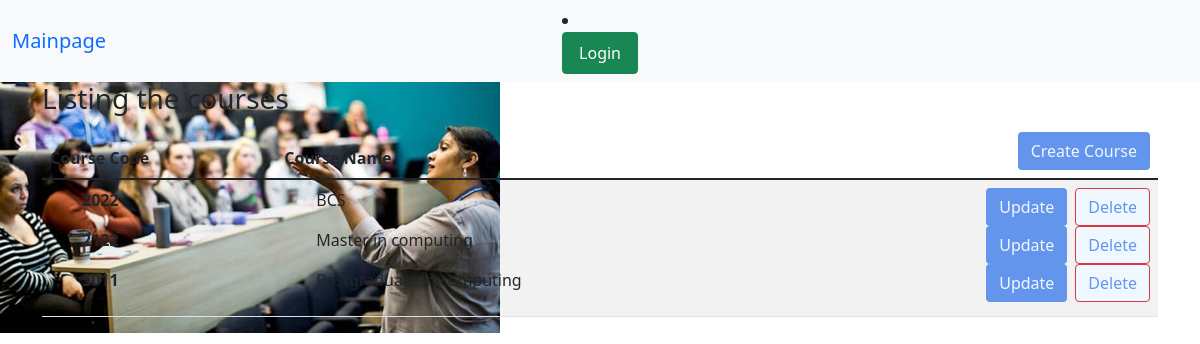
The page /listcourse/ on the database its author committed.
### gradebook/models.py (models this page shows, shortened)
class Course(models.Model):
    code = models.CharField(max_length=30, null=False, blank=False, unique=True)
    name = models.CharField(max_length=120, null=False, blank=False)

### gradebook/views.py (the view)
# urls.py: path("listcourse/", course_list.as_view(), name="list_course"),
class course_list(ListView):
    model = Course
    template_name = 'Courses/list_courses.html'

### templates/Courses/list_courses.html (shortened to what this page needs)
{% extends "base.html" %}
{% block content %}
<h3>Listing the courses</h3>
    <table class="table table-striped">
  <thead>
    <tr>
        <th scope="col">Course Code</th>
        <th scope="col">Course Name</th>
        <th scope="col"><div class="d-grid gap-2 d-md-flex justify-content-md-end">
  <a href="{% url "create_course"  %}" class="btn " type="button" style="background-color: cornflowerblue; color: aliceblue;">Create Course</a>
      </div></th>
    </tr>
  </thead>
  <tbody>
    <tr>
      <th scope="row">{% for Course in object_list%}
           <ul>{{ Course.code }}</ul>
        {% endfor %}</th>
      <td>{% for Course in object_list%}
            <ul>{{ Course.name }}
            </ul>
        {% endfor %}
    </td>
    <td> {% for Course in object_list%}
           <div class="d-grid gap-2 d-md-flex justify-content-md-end">
 <a href="{% url "update_course"  Course.id %}"class="btn" type="button" style="background-color: cornflowerblue; color: aliceblue;">Update</a>
  <a href="{% url "delete_course"  Course.id %}"class="btn btn-danger" type="button" style="background-color: aliceblue;color: cornflowerblue;">Delete</a>
</div>
        {% endfor %} </td>
    </tr>
    </tbody>
</table>
{% endblock %}

### rows shown on the page
Course: code "2022", name "BCS"
Course: code "2122", name "Master in computing"
Course: code "5011", name "Postgraduate in computing"
